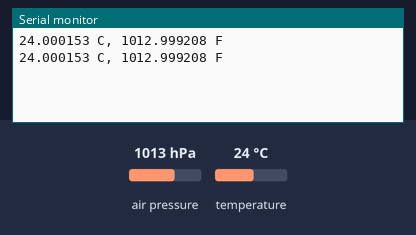
Simulated run of this sketch. Board: ESP32. Shown: the last lines printed to the serial monitor. Wiring (inferred from the names in the program): BMP280 pressure sensor at I2C address 0x76. The test bench sets the inputs (shaded band); at power-on: air pressure 1013 hPa, temperature 24 °C.

Above: at 1.8 s.
1.9 s: air pressure set to 952 hPa
At 3.0 s:
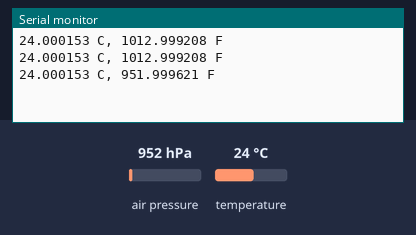
3.4 s: temperature set to 12 °C
At 4.6 s:
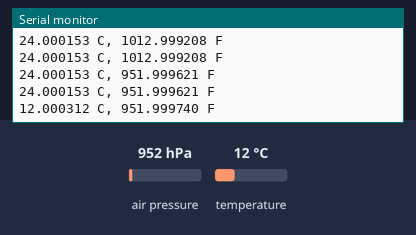
4.9 s: air pressure set to 975 hPa
At 5.9 s:
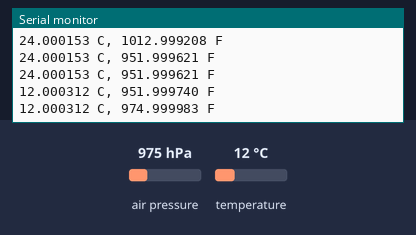
Timing chart, 0 to 7.9 s (numbered marks = the images above; inputs shaded):
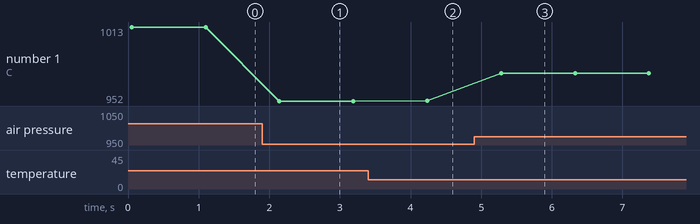

Measured:
- after the input at 1.9 s, the serial monitor: prints a new line after 0.24 s (image 1)
- after the input at 3.4 s, the serial monitor: prints a new line after 0.84 s (image 2)
- after the input at 4.9 s, the serial monitor: prints a new line after 0.38 s (image 3)
- plotted number 1: 1013 → 952 after the input at 1.9 s, 952 → 952 after the input at 3.4 s, 952 → 975 after the input at 4.9 s

The sketch:

BMP280_Barometer.ino
```cpp
#include <Arduino.h>
#include <BMP280.h>

BMP280 bmp;
void get_pressure_and_internal_temparature();

void setup()
{
    Serial.begin(115200);

    bmp.begin();
    bmp.setOversampling(4);
}

void loop()
{
    get_pressure_and_internal_temparature();
    delay(1000);
}

void get_pressure_and_internal_temparature()
{
    double T, P;
    char result = bmp.startMeasurment();

    if (result != 0)
    {
        delay(result);
        result = bmp.getTemperatureAndPressure(T, P);

        if (result != 0)
        {
            Serial.printf("%f C, %f F\n", T, P);
        }
        else
        {
            Serial.println("Error reading the data");
        }
    }
    else
    {
        Serial.println("Error starting measurement");
    }
}
```
